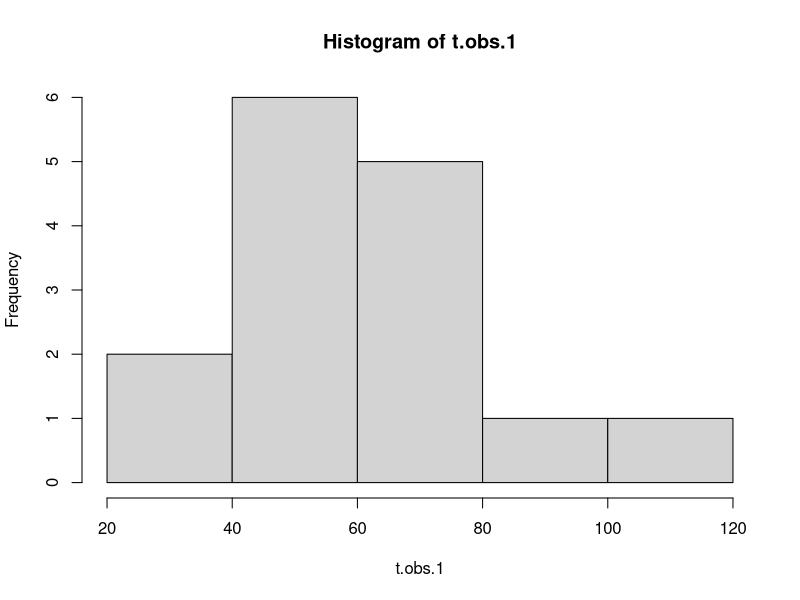
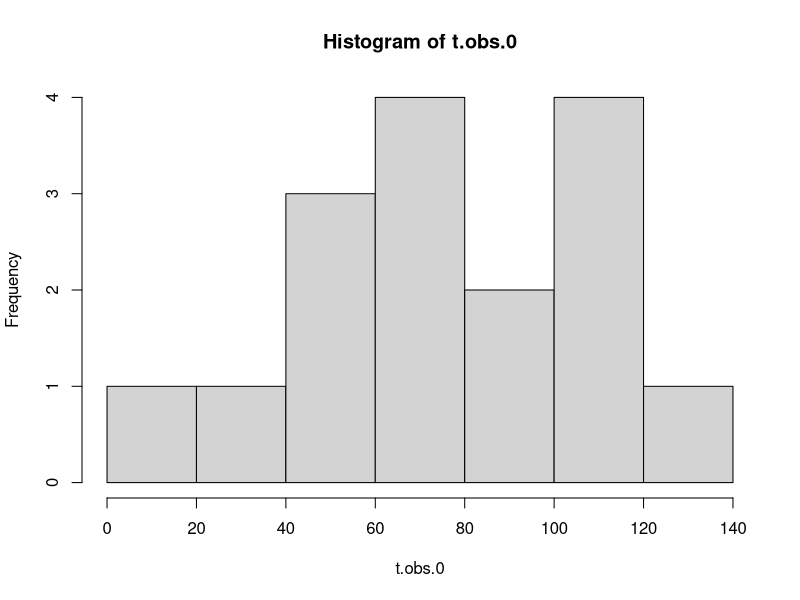
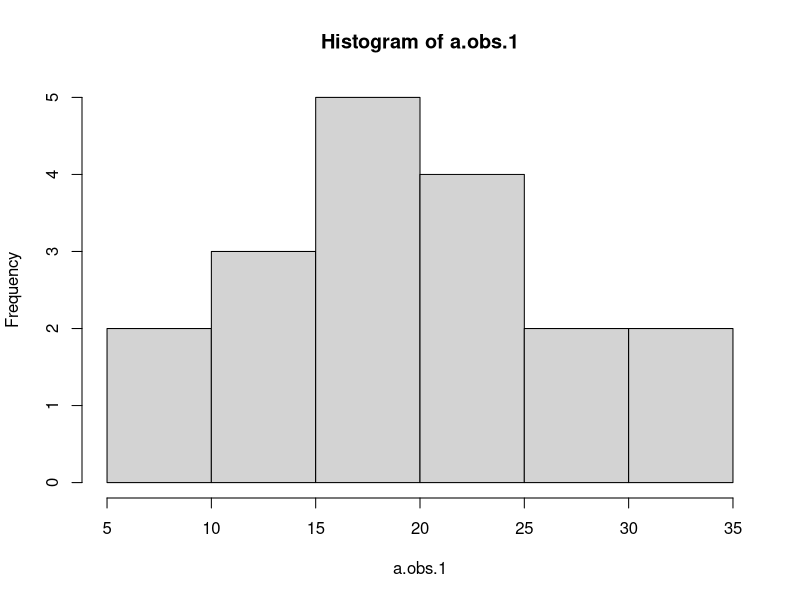
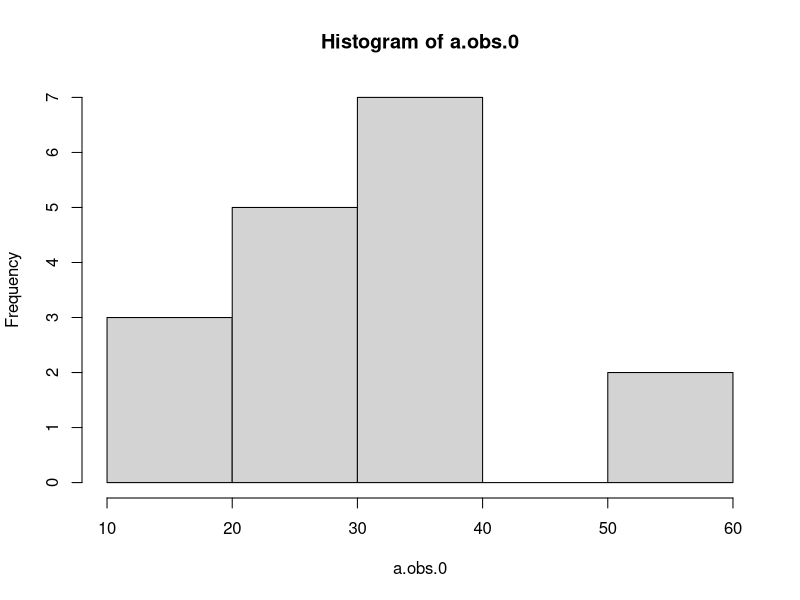

R code for these plots, in order: (Note: this script raises an error after producing the figures.)
## ---- chunk 1
#set up working envrionment
#setwd("MIDS/DATASCI_W241/Async Material and Sample Files/Chapter 3/")
#clear variables
rm( list = ls() )
#read in tabular data
data <- read.csv("Clingingsmith_et_al_QJE_2009dta.csv", sep=",", header = TRUE)
#create shorthand reference
d<-data
##replicate the table on 3.2 in the book
prop.table(table(d$views,d$success),2)*100

#Create two vectors to sample from based on the data
Y <- d$views #outcome
Z <- d$success #treatment

# number of RI iterations
numiter <- 10000 
set.seed(1234567) # set random number seed (so that results can be replicated)

#compute ATE prior to randomization
denom <- var(Z)
ate <- cov(Y,Z)/denom

#iterate
tauRI <- rep(NA,numiter)

for (i in 1:numiter) {

Zri <- sample(Z)
tauRI[i] <- cov(Y,Zri)/denom

if (i %% round(numiter/10) == 0) cat("Iteration",i,"of",numiter,"\n")
}

## ---- chunk 2
nrow(subset(as.data.frame(tauRI),tauRI>=ate))
## ---- chunk 3
pvalue <- round(nrow(subset(as.data.frame(tauRI),tauRI>=ate))/numiter,3)
pvalue
## ---- chunk 4
#wrap tauRI in abs function
nrow(subset(as.data.frame(tauRI),abs(tauRI)>=ate))
## ---- chunk 5
#wrap tauRI in abs function
pvalue.twotailed <- round(nrow(subset(as.data.frame(tauRI),abs(tauRI)>=ate))/numiter,3)
pvalue.twotailed
## ---- chunk 6
library("foreign")
#read in tabular data
data <- read.dta("Titiunik_WorkingPaper_2010.csv.dta")
#create shorthand reference
t<-data
## ---- chunk 7
#Create two vectors for Texas
t.Y <- unlist(subset(t,t$texas0_arkansas1==0)[2]) #outcome
t.Z <- unlist(subset(t,t$texas0_arkansas1==0)[1])#treatment

#compute ATE for Texas
t.denom <- var(t.Z)
t.ate <- cov(t.Y,t.Z)/t.denom
cat("Texas ATE = ", t.ate)

##done another way
#mean(unlist(subset(t,t$texas0_arkansas1==0 & t$term2year==0)[2]))-mean(unlist(subset(t,t$texas0_arkansas1==0 & t$term2year==1)[2]))

#Create two vectors for Texas
a.Y <- unlist(subset(t,t$texas0_arkansas1==1)[2]) #outcome
a.Z <- unlist(subset(t,t$texas0_arkansas1==1)[1])#treatment

#compute ATE for Arkansas
a.denom <- var(a.Z)
a.ate <- cov(a.Y,a.Z)/a.denom
cat("Arkansas ATE = ", a.ate)
## ---- chunk 8
##texas
t.obs.0 <- unlist(subset(t,t$texas0_arkansas1==0 & t$term2year==0)[2])
t.obs.1 <- unlist(subset(t,t$texas0_arkansas1==0 & t$term2year==1)[2])

##calculate t.Var.hat.1 manually
sum((t.obs.1 - ((sum(t.obs.1)/length(t.obs.1))))^2)/(length(t.obs.1)-1)
##matches
var(t.obs.1)

t.se.hat <- sqrt((var(t.obs.0)/length(t.obs.0)) + (var(t.obs.1)/length(t.obs.1)))
cat("Texas STE of ATE = ", t.se.hat)

##arkansas
a.obs.0 <- unlist(subset(t,t$texas0_arkansas1==1 & t$term2year==0)[2])
a.obs.1 <- unlist(subset(t,t$texas0_arkansas1==1 & t$term2year==1)[2])

a.se.hat <- sqrt((var(a.obs.0)/length(a.obs.0)) + (var(a.obs.1)/length(a.obs.1)))
cat("Arkansas STE of ATE = ", a.se.hat)

## ---- chunk 9
##
t.pe.count<-length(t.obs.0)+length(t.obs.1)
a.pe.count<-length(a.obs.0)+length(a.obs.1)

pooled.ate <- a.ate*(a.pe.count/sum(t.pe.count,a.pe.count))+t.ate*(t.pe.count/sum(t.pe.count,a.pe.count))
cat("Pooled ATE = ", pooled.ate) 
## ---- chunk 10
pooled.se <- sqrt(a.se.hat^2*(a.pe.count/sum(t.pe.count,a.pe.count))^2+a.se.hat^2*(t.pe.count/sum(t.pe.count,a.pe.count))^2)
cat("Pooled SE for Overall ATE = ", pooled.se)
## ---- chunk 11

numiter <- 10000 # number of RI iterations. Use more for greater precision, fewer for greater speed.
set.seed(1234567) # set random number seed (so that results can be replicated)

##texas
t.tauRI <- rep(NA,numiter)

for (i in 1:numiter) {

t.Zri <- sample(t.Z)
t.tauRI[i] <- cov(t.Y,t.Zri)/t.denom

if (i %% round(numiter/10) == 0) cat("Iteration",i,"of",numiter,"\n")
}

t.pvalue <- round(sum(t.tauRI >= t.ate)/numiter,3)
t.pvalue

##arkansas
a.tauRI <- rep(NA,numiter)

for (i in 1:numiter) {

a.Zri <- sample(a.Z)
a.tauRI[i] <- cov(a.Y,a.Zri)/a.denom

if (i %% round(numiter/10) == 0) cat("Iteration",i,"of",numiter,"\n")
}

a.pvalue <- round(sum(a.tauRI >= a.ate)/numiter,3)
a.pvalue
## ---- chunk 12
#texas treatment & control
hist(t.obs.1)
hist(t.obs.0)

#arkansas treatment & control
hist(a.obs.1)
hist(a.obs.0)

## ---- chunk 13
#read in tabular data
data <- read.csv("GerberGreenBook_Chapter3_Table_3_3.csv",header = TRUE)
#create shorthand reference
c<-data
View(c)
## ---- chunk 14
#problem set up
cws <-  1
advertising <- .10
users <- 1:1000000
profit <- 100
conversion <- .005
## ---- chunk 15
options("scipen"=100, "digits"=10)
average.sales<- length(users)*conversion*profit
average.sales
cost<-length(users)*.10
required.conversion <- (average.sales+cost+1)/(length(users)*profit)
required.increase <- (required.conversion - conversion)/conversion*100
required.increase
## ---- chunk 16
measuredeffect<-.002
size<-length(users)/2
treatment <- (length(users)/2)*(measuredeffect+conversion)
control <- (length(users)/2)*(conversion)
#prop.test(x=c(treatment,control),n=c(size,size))
p<-(treatment+control)/(size+size)
p
se <- sqrt(p*(1-p)*((1/size)+(1/size)))*size
se
#confidence interval
conf<- c(treatment-se*1.96, treatment+se*1.96)
conf
## ---- chunk 17
measuredeffect<-.002
size.treatment<-length(users)*(.99)
size.control<-length(users)*(.01)
treatment <- (size.treatment)*(measuredeffect+conversion)
control <- (size.control)*(conversion)
#prop.test(x=c(treatment,control),n=c(size.treatment,size.control))
p<-(treatment+control)/(size.treatment+size.control)
p
se <- sqrt(p*(1-p)*((1/size.treatment)+(1/size.control)))*size.treatment
se
#confidence interval
conf<- c(treatment-se*1.96, treatment+se*1.96)
conf
## ---- chunk 18
#read in tabular data
data <- read.csv("PS 2 data - list_luckingreiley_auction_data.csv",header = TRUE)
#create shorthand reference
r<-data

# The means look different between groups
by(r$bid, r$uniform_price_auction, mean, na.rm = TRUE)
## ---- chunk 19
#Check if means statistically different 
# From the qqplot, it's not clear if loggdp is normally distributed, doesn't look like it
qqnorm(r$bid)

# The Shapiro test suggests that it's not
shapiro.test(r$bid)

# But we have a large sample size, so we can rely on 
# the central limit theorem and use a regular t.test
t.test(r$bid ~ r$uniform_price_auction, r, alternative = "two.sided")
## ---- chunk 20
library(car)
#look at a quick scatter
scatterplot(r$bid,r$uniform_price_auction)

# Build regression model
model = lm(bid~uniform_price_auction, data = r)
summary(model)

estimate <- as.vector(model$coefficients[1])
standard.error <- abs(as.vector(model$coefficients[2]))

lower.bound <- estimate - standard.error * 1.96
upper.bound <- estimate + standard.error * 1.96

cat("Conf Interval = ", lower.bound, upper.bound)

## ---- chunk 21
cat("p-value = ", summary(model)$coefficients[,4])
## ---- chunk 22
numiter <- 10000 # number of RI iterations. Use more for greater precision, fewer for greater speed.
set.seed(12) # set random number seed (so that results can be replicated)

# Compute RI Distribution

Y <- r$bid
Z <- r$uniform_price_auction

denom <- var(Z)
tau <- cov(Y,Z)/denom

tauRI <- rep(NA,numiter)

for (i in 1:numiter) {

Zri <- sample(Z)
tauRI[i] <- cov(Y,Zri)/denom

if (i %% round(numiter/10) == 0) cat("Iteration",i,"of",numiter,"\n")
}

pvalue <- round(sum(tauRI >= abs(tau))/numiter,3)
pvalue
## ---- chunk 23
# compare with traditional t-tests
  t.test(Y~Z,var.equal=FALSE,alternative = "two.sided")
